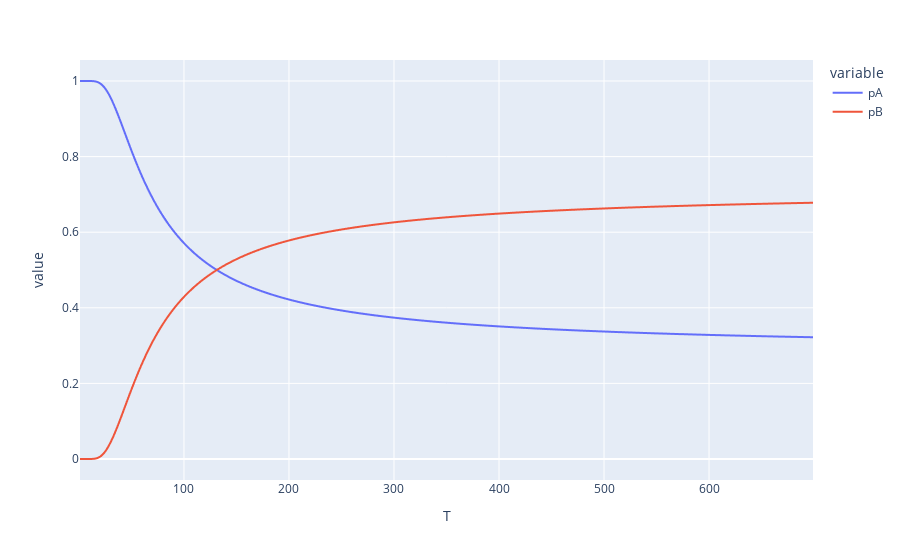

This figure's notebook cell:
### Code cell
px.line(df, x="T", y=["pA", "pB"])

### Figure 1 — Plotly figure (JSON) as saved in the notebook; plotly's stock layout.template omitted (floating-point values rounded to 4 significant figures; data arrays with more than 128 entries replaced by an {"elided": "..."} marker saying what was removed)
{"data": [{"hovertemplate": "variable=pA<br>T=%{x}<br>value=%{y}<extra></extra>", "legendgroup": "pA", "line": {"color": "#636efa", "dash": "solid"}, "marker": {"symbol": "circle"}, "mode": "lines", "name": "pA", "showlegend": true, "type": "scattergl", "x": {"elided": "699 int values"}, "xaxis": "x", "y": {"elided": "699 float values"}, "yaxis": "y"}, {"hovertemplate": "variable=pB<br>T=%{x}<br>value=%{y}<extra></extra>", "legendgroup": "pB", "line": {"color": "#EF553B", "dash": "solid"}, "marker": {"symbol": "circle"}, "mode": "lines", "name": "pB", "showlegend": true, "type": "scattergl", "x": {"elided": "699 int values"}, "xaxis": "x", "y": {"elided": "699 float values"}, "yaxis": "y"}], "layout": {"legend": {"title": {"text": "variable"}, "tracegroupgap": 0}, "margin": {"t": 60}, "xaxis": {"anchor": "y", "domain": [0, 1], "title": {"text": "T"}}, "yaxis": {"anchor": "x", "domain": [0, 1], "title": {"text": "value"}}}}
